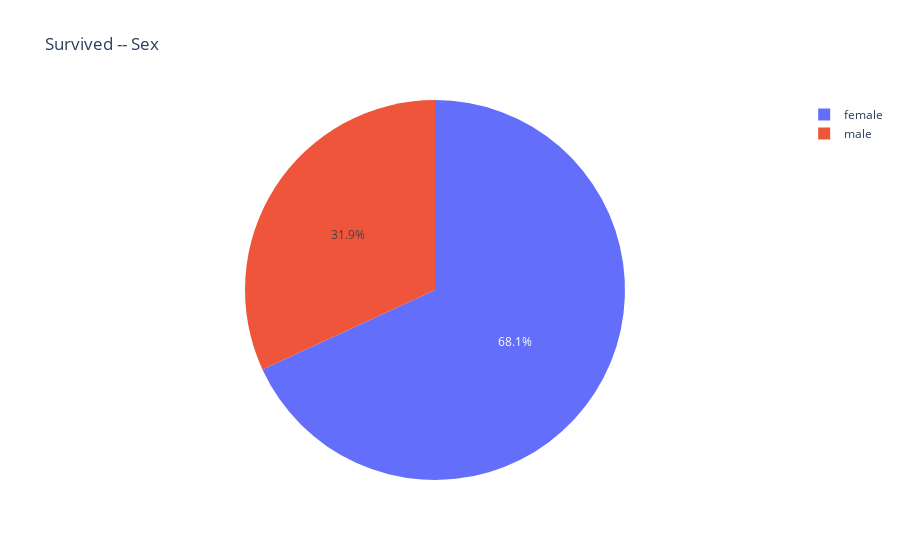

The code cell stored with this chart in its notebook:
### Markdown cell above
<a id="sex-survived"></a><br>
#### Sex  --  Survived

### Code cell
print("Surviving probability of genders")
print(dfTrain[["Sex","Survived"]].groupby(["Sex"], as_index = False).mean().sort_values(by="Survived",ascending=False))
relationPieChart(dfTrain,"Survived","Sex")

### Figure 1 — Plotly figure (JSON) as saved in the notebook; plotly's stock layout.template omitted (floating-point values rounded to 4 significant figures; data arrays with more than 128 entries replaced by an {"elided": "..."} marker saying what was removed)
{"data": [{"domain": {"x": [0.0, 1.0], "y": [0.0, 1.0]}, "hoverlabel": {"namelength": 0}, "hovertemplate": "Sex=%{label}<br>Survived=%{value}", "labels": {"elided": "891 str values"}, "legendgroup": "", "name": "", "showlegend": true, "type": "pie", "values": {"elided": "891 int values"}}], "layout": {"legend": {"tracegroupgap": 0}, "title": {"text": "Survived -- Sex"}}}
